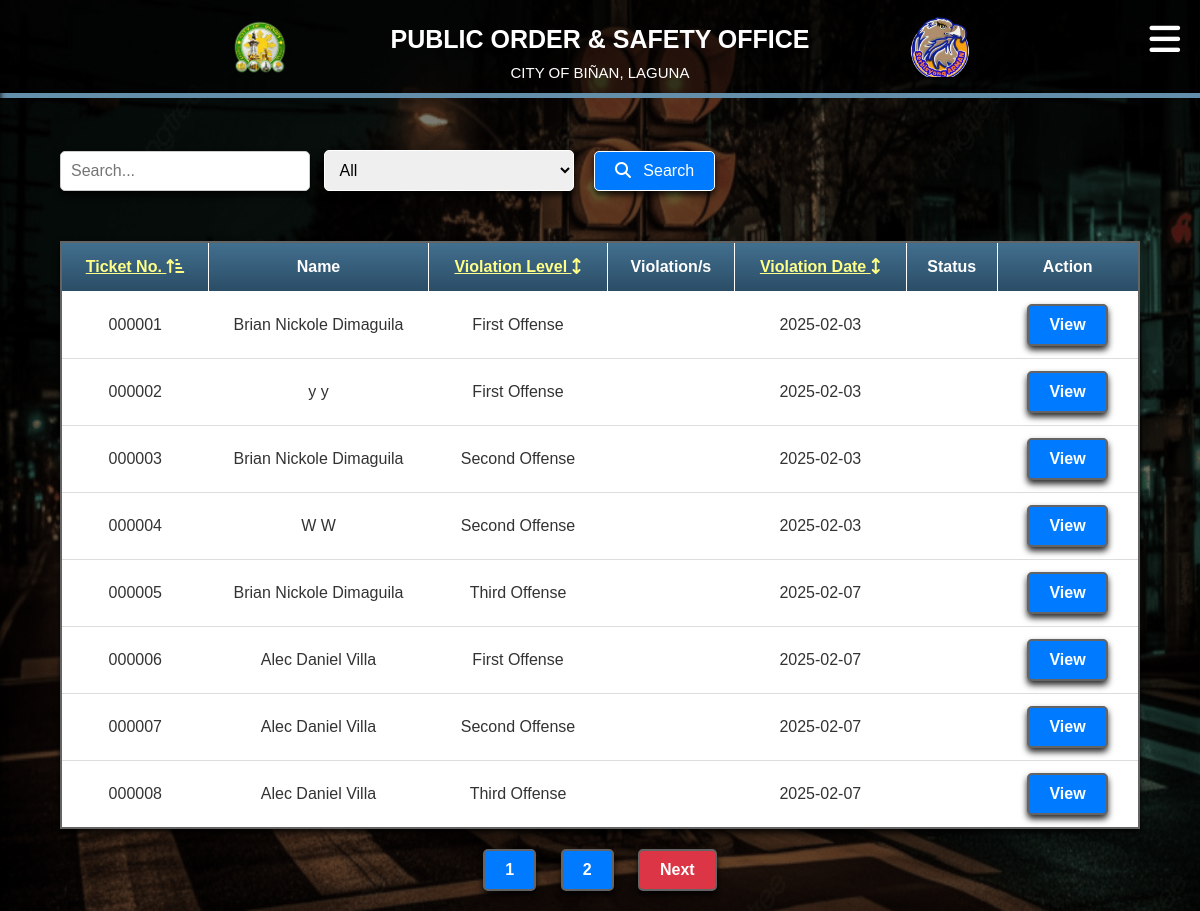
/admin/report.php (signed in), run on an earlier commit of the app's database.
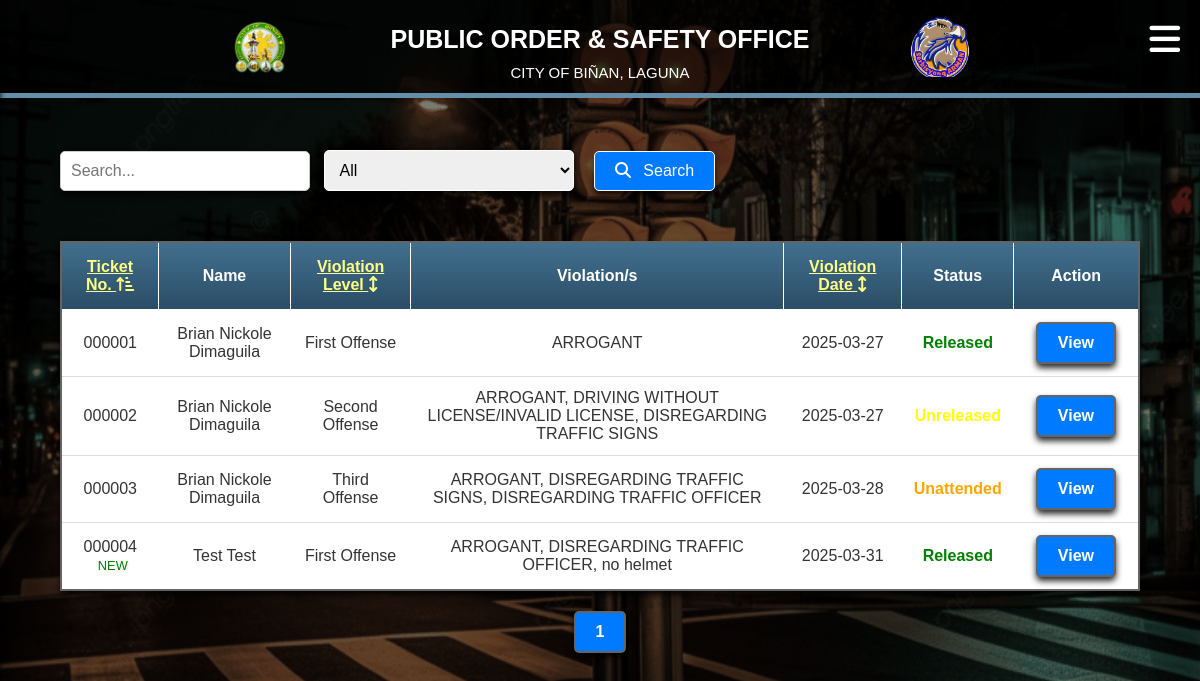
And on a later commit of the database.
### tables this page shows
CREATE TABLE `report` (
  `ID` int(11) NOT NULL,
  `ticket_number` varchar(6) DEFAULT NULL,
  `first_name` varchar(100) DEFAULT NULL,
  `middle_name` varchar(100) DEFAULT NULL,
  `last_name` varchar(100) DEFAULT NULL,
  `dob` date DEFAULT NULL,
  `address` varchar(255) DEFAULT NULL,
  `license` varchar(255) NOT NULL,
  `confiscated` enum('yes','no') NOT NULL,
  `violation_date` date DEFAULT NULL,
  `violation_time` time DEFAULT NULL,
  `street` varchar(100) DEFAULT NULL,
  `plate_number` varchar(20) DEFAULT NULL,
  `city` varchar(100) DEFAULT NULL,
  `registration` varchar(100) DEFAULT NULL,
  `vehicle_type` varchar(50) DEFAULT NULL,
  `vehicle_owner` varchar(100) DEFAULT NULL,
  `v_status` varchar(255) DEFAULT NULL,
  `created_at` timestamp NOT NULL DEFAULT current_timestamp(),
  `signature` longblob NOT NULL
);

CREATE TABLE `discount` (
  `ticket_number` varchar(6) NOT NULL,
  `license` varchar(50) DEFAULT NULL,
  `first_name` varchar(255) DEFAULT NULL,
  `last_name` varchar(255) DEFAULT NULL,
  `FTWH` int(10) DEFAULT NULL,
  `OMN` int(10) DEFAULT NULL,
  `ARG` int(10) DEFAULT NULL,
  `ONEWAY` int(10) DEFAULT NULL,
  `ILP` int(10) DEFAULT NULL,
  `DWL` int(10) DEFAULT NULL,
  `NORCR` int(10) DEFAULT NULL,
  `DUV` int(10) DEFAULT NULL,
  `UMV` int(10) DEFAULT NULL,
  `OBS` int(10) DEFAULT NULL,
  `DTS` int(10) DEFAULT NULL,
  `DTO` int(10) DEFAULT NULL,
  `TRB` int(10) DEFAULT NULL,
  `STV` int(10) DEFAULT NULL,
  `RCD` int(10) DEFAULT NULL,
  `DUL` int(10) DEFAULT NULL,
  `INF` int(10) DEFAULT NULL,
  `OOL` int(10) DEFAULT NULL,
  `TCT` int(10) DEFAULT NULL,
  `OVL` int(10) DEFAULT NULL,
  `LUZ` int(10) DEFAULT NULL,
  `IVA` int(10) DEFAULT NULL,
  `SMB` int(10) DEFAULT NULL,
  `NSM` int(10) DEFAULT NULL,
  `JWK` int(10) DEFAULT NULL,
  `WSS` int(10) DEFAULT NULL,
  `ILV` int(10) DEFAULT NULL,
  `IMP` int(10) DEFAULT NULL,
  `OTHERS` varchar(255) DEFAULT NULL,
  `OTHERS_P` int(10) DEFAULT NULL,
  `STATUS` varchar(50) NOT NULL DEFAULT 'Unreleased',
  `receipt_num` varchar(255) DEFAULT NULL
);

### admin/report.php (the view, shortened to what the changed rows need)
<?php
include 'connection.php';
$filter = isset($_GET['filter']) ? $_GET['filter'] : '';
$searchTerm = isset($_GET['search']) ? $_GET['search'] : '';
$limit = 8;
$page = isset($_GET['page']) ? $_GET['page'] : 1;
$start = ($page - 1) * $limit;
$sql = "
    SELECT
        r.ticket_number,
        r.violation_date,
        r.first_name,
        r.last_name,
        d.STATUS as status,
        CASE
            WHEN mv.ticket_number IS NOT NULL THEN 'Multiple Offense'
            WHEN v.ticket_number IS NOT NULL THEN 'First Offense'
            WHEN v2.ticket_number IS NOT NULL THEN 'Second Offense'
            WHEN v3.ticket_number IS NOT NULL THEN 'Third Offense'
            ELSE 'Unknown'
        END AS violation_level,
        CONCAT(
            IFNULL(v.first_violation, ''),
            IFNULL(v.others_violation, ''),
            IFNULL(v2.second_violation, ''),
            IFNULL(v2.others_violation, ''),
            IFNULL(v3.third_violation, ''),
            IFNULL(v3.others_violation, '')
        ) AS violations,
        r.created_at
    FROM
        report AS r
    LEFT JOIN
        violation AS v ON r.ticket_number = v.ticket_number
    LEFT JOIN
        2_violation AS v2 ON r.ticket_number = v2.ticket_number
    LEFT JOIN
        3_violation AS v3 ON r.ticket_number = v3.ticket_number
    LEFT JOIN discount as d ON r.ticket_number = d.ticket_number
    LEFT JOIN m_violation as mv ON r.ticket_number = mv.ticket_number
    WHERE
        (r.ticket_number LIKE :searchTerm
        OR r.first_name LIKE :searchTerm
        OR r.last_name LIKE :searchTerm)
";
$sql .= " ORDER BY r.ticket_number ASC";
$sql .= " LIMIT :start, :limit";
$stmt = $conn->prepare($sql);
$stmt->bindValue(':searchTerm', '%' . $searchTerm . '%');
$stmt->bindValue(':start', $start, PDO::PARAM_INT);
$stmt->bindValue(':limit', $limit, PDO::PARAM_INT);
$stmt->execute();
$reports = $stmt->fetchAll(PDO::FETCH_ASSOC);
$totalStmt = $conn->prepare("
    SELECT COUNT(*)
    FROM report AS r
    LEFT JOIN
        violation AS v ON r.ticket_number = v.ticket_number
    LEFT JOIN
        2_violation AS v2 ON r.ticket_number = v2.ticket_number
    LEFT JOIN
        3_violation AS v3 ON r.ticket_number = v3.ticket_number
    LEFT JOIN discount as d ON r.ticket_number = d.ticket_number
    LEFT JOIN m_violation as mv ON r.ticket_number = mv.ticket_number
    WHERE
        (r.ticket_number LIKE :searchTerm
        OR r.first_name LIKE :searchTerm
        OR r.last_name LIKE :searchTerm)
");
$totalStmt->bindValue(':searchTerm', '%' . $searchTerm . '%');
$totalStmt->execute();
$totalRecords = $totalStmt->fetchColumn();
$totalPages = ceil($totalRecords / $limit);
function sortReports($reports, $sortBy, $sortOrder) {
    usort($reports, function ($a, $b) use ($sortBy, $sortOrder) {
        $comparison = strcmp($a[$sortBy], $b[$sortBy]);
        return ($sortOrder == 'asc') ? $comparison : -$comparison;
    });
    return $reports;
}
$sortBy = isset($_GET['sort']) ? $_GET['sort'] : 'ticket_number';
$sortOrder = isset($_GET['order']) ? $_GET['order'] : 'asc';
$reports = sortReports($reports, $sortBy, $sortOrder);
function getDiscountViolations($conn, $ticketNumber) {
    $stmt = $conn->prepare("SELECT * FROM discount WHERE ticket_number = :ticket_number");
    $stmt->bindParam(':ticket_number', $ticketNumber);
    $stmt->execute();
    $discount = $stmt->fetch(PDO::FETCH_ASSOC);
    $violations = [];
    if ($discount) {
        if ($discount['ARG'] != null) $violations[] = 'ARROGANT';
        if ($discount['DWL'] != null) $violations[] = 'DRIVING WITHOUT LICENSE/INVALID LICENSE';
        if ($discount['DTS'] != null) $violations[] = 'DISREGARDING TRAFFIC SIGNS';
        if ($discount['DTO'] != null) $violations[] = 'DISREGARDING TRAFFIC OFFICER';
        if ($discount['OTHERS'] != null) $violations[] = $discount['OTHERS'];
    }
    return implode(', ', $violations);
}
function isNewTicket($createdAt) {
    $createdAtTimestamp = strtotime($createdAt);
    $twentyFourHoursAgo = strtotime('-24 hours');
    return $createdAtTimestamp > $twentyFourHoursAgo;
}
?>
<!DOCTYPE html>
<html lang="en">
<head>
    <link rel="stylesheet" href="/poso/admin/css/report1.css">
    <link rel="stylesheet" href="https://cdnjs.cloudflare.com/ajax/libs/font-awesome/6.0.0-beta3/css/all.min.css">
    <link rel="stylesheet" href="https://cdnjs.cloudflare.com/ajax/libs/font-awesome/6.4.0/css/all.min.css">
</head>
<body>
    <div class="main-content">
        <table class="table">
            <thead>
                <tr>
                    <th>
                        <a class="link" href="?sort=ticket_number&order=<?php echo ($sortBy == 'ticket_number' && $sortOrder == 'asc') ? 'desc' : 'asc'; ?>&search=<?php echo urlencode($searchTerm); ?>&filter=<?php echo urlencode($filter); ?>">
                            Ticket No. <i class="fa <?php echo ($sortBy == 'ticket_number' ? ($sortOrder == 'asc' ? 'fa-arrow-up-short-wide' : 'fa-arrow-down-wide-short') : 'fa-arrows-up-down'); ?>"></i>
                        </a>
                    </th>
                    <th>Name</th>
                    <th>
                        <a class="link" href="?sort=violation_level&order=<?php echo ($sortBy == 'violation_level' && $sortOrder == 'asc') ? 'desc' : 'asc'; ?>&search=<?php echo urlencode($searchTerm); ?>&filter=<?php echo urlencode($filter); ?>">
                            Violation Level <i class="fa <?php echo ($sortBy == 'violation_level' ? ($sortOrder == 'asc' ? 'fa-arrow-up-short-wide' : 'fa-arrow-down-wide-short') : 'fa-arrows-up-down'); ?>"></i>
                        </a>
                    </th>
                    <th>Violation/s</th>
                    <th>
                        <a class="link" href="?sort=violation_date&order=<?php echo ($sortBy == 'violation_date' && $sortOrder == 'asc') ? 'desc' : 'asc'; ?>&search=<?php echo urlencode($searchTerm); ?>&filter=<?php echo urlencode($filter); ?>">
                            Violation Date <i class="fa <?php echo ($sortBy == 'violation_date' ? ($sortOrder == 'asc' ? 'fa-arrow-up-short-wide' : 'fa-arrow-down-wide-short') : 'fa-arrows-up-down'); ?>"></i>
                        </a>
                    </th>
                    <th>Status</th>
                    <th>Action</th>
                </tr>
            </thead>
            <tbody>
                <?php foreach ($reports as $report) : ?>
                    <tr>
                        <td>
                            <?php echo htmlspecialchars($report['ticket_number']); ?>
                            <?php if (isNewTicket($report['created_at'])): ?>
                                <span class="new-ticket">NEW</span>
                            <?php endif; ?>
                        </td>
                        <td><?php echo htmlspecialchars($report['first_name']) . ' ' . htmlspecialchars($report['last_name']); ?></td>
                        <td class="<?php if($report['violation_level'] == 'Multiple Offense') { echo "violation-multiple";}?>"><?php echo htmlspecialchars($report['violation_level']); ?></td>
                        <td><?php echo htmlspecialchars(getDiscountViolations($conn, $report['ticket_number'])); ?></td>
                        <td><?php echo htmlspecialchars($report['violation_date']); ?></td>
                        <td class="<?php
                            switch (htmlspecialchars($report['status'])) {
                                case 'Released':
                                    echo 'status-released';
                                    break;
                                case 'Unreleased':
                                    echo 'status-unreleased';
                                    break;
                                case 'Unattended':
                                    echo 'status-unattended';
                                    break;
                                default:
                                    break;
                            }
                        ?>">
                            <?php echo htmlspecialchars($report['status']); ?>
                        </td>
                        <td>
                            <a href="sm.php?ticket_number=<?php echo htmlspecialchars($report['ticket_number']); ?>" class="pagination-btn">View</a>
                        </td>
                    </tr>
                <?php endforeach; ?>
            </tbody>
        </table>
        <div class="pagination">
            <?php
                for ($i = 1; $i <= $totalPages; $i++):
                    $activeClass = ($i == $page) ? 'active' : '';
            ?>
                <a href="?page=<?php echo $i; ?>&search=<?php echo urlencode($searchTerm); ?>&filter=<?php echo urlencode($filter); ?>&sort=<?php echo $sortBy; ?>&order=<?php echo $sortOrder; ?>" class="pagination-btn <?php echo $activeClass; ?>"><?php echo $i; ?></a>
            <?php endfor; ?>
            <?php
                if ($page < $totalPages):
            ?>
                <a href="?page=<?php echo min($totalPages, $page + 1); ?>&search=<?php echo urlencode($searchTerm); ?>&filter=<?php echo urlencode($filter); ?>&sort=<?php echo $sortBy; ?>&order=<?php echo $sortOrder; ?>" class="pagination-btn next">Next</a>
            <?php endif; ?>
        </div>
    </div>
</body>
</html>

What changed in the data, as far as the page shows it:
removed report: ticket_number "000001", first_name "Brian Nickole", last_name "Dimaguila", violation_level "First Offense", violation_date "2025-02-03"
removed report: ticket_number "000002", first_name "y", last_name "y", violation_level "First Offense", violation_date "2025-02-03"
removed report: ticket_number "000003", first_name "Brian Nickole", last_name "Dimaguila", violation_level "Second Offense", violation_date "2025-02-03"
removed report: ticket_number "000004", first_name "W", last_name "W", violation_level "Second Offense", violation_date "2025-02-03"
removed report: ticket_number "000005", first_name "Brian Nickole", last_name "Dimaguila", violation_level "Third Offense", violation_date "2025-02-07"
removed report: ticket_number "000006", first_name "Alec Daniel", last_name "Villa", violation_level "First Offense", violation_date "2025-02-07"
removed report: ticket_number "000007", first_name "Alec Daniel", last_name "Villa", violation_level "Second Offense", violation_date "2025-02-07"
removed report: ticket_number "000008", first_name "Alec Daniel", last_name "Villa", violation_level "Third Offense", violation_date "2025-02-07"
added report: ticket_number "000001", first_name "Brian Nickole", last_name "Dimaguila", violation_level "First Offense", ticket_number "ARROGANT", violation_date "2025-03-27", discount.STATUS "Released"
added report: ticket_number "000002", first_name "Brian Nickole", last_name "Dimaguila", violation_level "Second Offense", ticket_number "ARROGANT, DRIVING WITHOUT LICENSE/INVALID LICENSE, DISREGARDING TRAFFIC SIGNS", violation_date "2025-03-27", discount.STATUS "Unreleased"
added report: ticket_number "000003", first_name "Brian Nickole", last_name "Dimaguila", violation_level "Third Offense", ticket_number "ARROGANT, DISREGARDING TRAFFIC SIGNS, DISREGARDING TRAFFIC OFFICER", violation_date "2025-03-28", discount.STATUS "Unattended"
added report: ticket_number "000004", shows "NEW", first_name "Test", last_name "Test", violation_level "First Offense", ticket_number "ARROGANT, DISREGARDING TRAFFIC OFFICER, no helmet", violation_date "2025-03-31", discount.STATUS "Released"
Also different on the page:
list line gone: "2"
text no longer shown: "Next"
